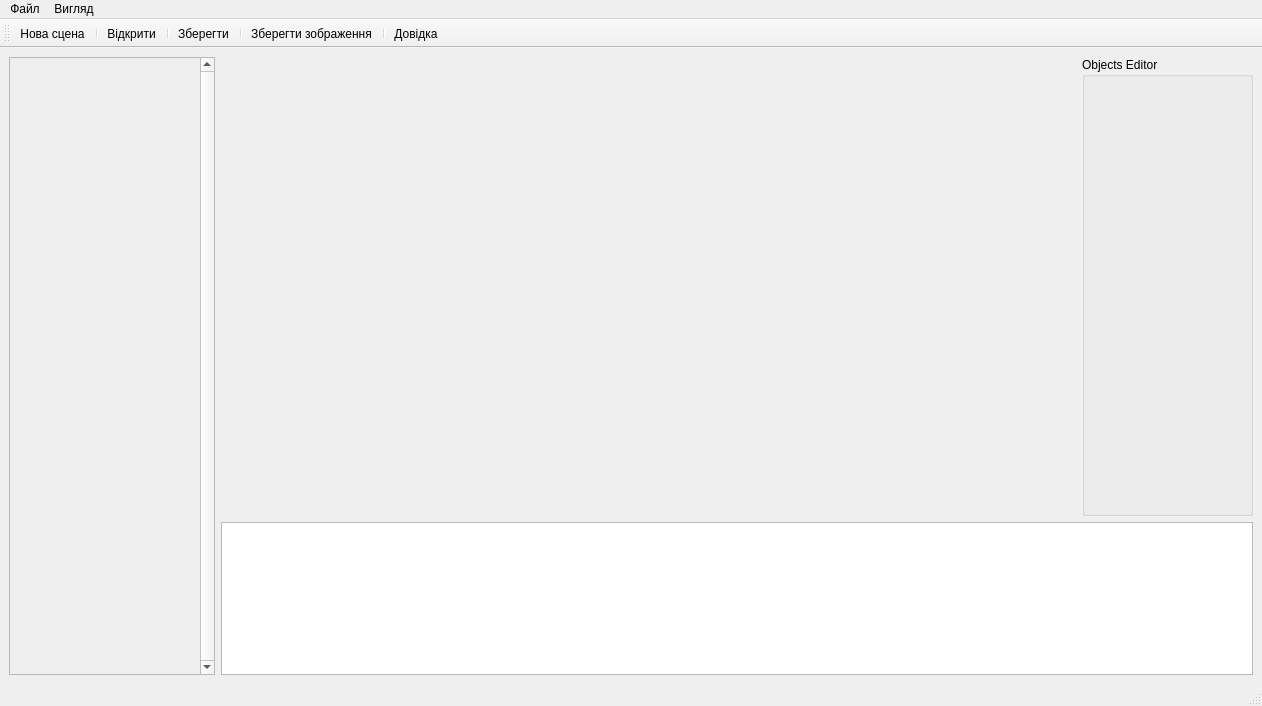
<?xml version="1.0" encoding="UTF-8"?>
<ui version="4.0">
 <class>MainWindow</class>
 <widget class="QMainWindow" name="MainWindow">
  <property name="geometry">
   <rect>
    <x>0</x>
    <y>0</y>
    <width>1262</width>
    <height>706</height>
   </rect>
  </property>
  <property name="cursor">
   <cursorShape>ArrowCursor</cursorShape>
  </property>
  <property name="windowTitle">
   <string>Surface View</string>
  </property>
  <property name="whatsThis">
   <string>&lt;html&gt;&lt;head/&gt;&lt;body&gt;&lt;p&gt;&lt;br/&gt;&lt;/p&gt;&lt;/body&gt;&lt;/html&gt;</string>
  </property>
  <property name="styleSheet">
   <string notr="true">font: 75 9pt &quot;MS Shell Dlg 2&quot;;
</string>
  </property>
  <property name="toolButtonStyle">
   <enum>Qt::ToolButtonIconOnly</enum>
  </property>
  <property name="animated">
   <bool>true</bool>
  </property>
  <property name="documentMode">
   <bool>false</bool>
  </property>
  <widget class="QWidget" name="centralwidget">
   <layout class="QHBoxLayout" name="horizontalLayout_2" stretch="1,5">
    <item>
     <widget class="QScrollArea" name="scrollArea">
      <property name="verticalScrollBarPolicy">
       <enum>Qt::ScrollBarAlwaysOn</enum>
      </property>
      <property name="sizeAdjustPolicy">
       <enum>QAbstractScrollArea::AdjustIgnored</enum>
      </property>
      <property name="widgetResizable">
       <bool>true</bool>
      </property>
      <property name="alignment">
       <set>Qt::AlignLeading|Qt::AlignLeft|Qt::AlignTop</set>
      </property>
      <widget class="QWidget" name="scrollAreaWidgetContents">
       <property name="geometry">
        <rect>
         <x>0</x>
         <y>0</y>
         <width>187</width>
         <height>613</height>
        </rect>
       </property>
      </widget>
     </widget>
    </item>
    <item>
     <layout class="QVBoxLayout" name="verticalLayout" stretch="3,1">
      <property name="bottomMargin">
       <number>0</number>
      </property>
      <item>
       <layout class="QHBoxLayout" name="horizontalLayout" stretch="5,1">
        <item>
         <widget class="QWidget" name="widget" native="true">
          <property name="cursor">
           <cursorShape>CrossCursor</cursorShape>
          </property>
          <property name="autoFillBackground">
           <bool>true</bool>
          </property>
         </widget>
        </item>
        <item>
         <widget class="QGroupBox" name="tools_box">
          <property name="autoFillBackground">
           <bool>true</bool>
          </property>
          <property name="title">
           <string>Objects Editor</string>
          </property>
          <property name="flat">
           <bool>false</bool>
          </property>
          <property name="checkable">
           <bool>false</bool>
          </property>
         </widget>
        </item>
       </layout>
      </item>
      <item>
       <widget class="QTextBrowser" name="textBrowser"/>
      </item>
     </layout>
    </item>
   </layout>
  </widget>
  <widget class="QStatusBar" name="statusBar"/>
  <widget class="QMenuBar" name="menuBar">
   <property name="geometry">
    <rect>
     <x>0</x>
     <y>0</y>
     <width>1262</width>
     <height>20</height>
    </rect>
   </property>
   <widget class="QMenu" name="menu">
    <property name="title">
     <string>Файл</string>
    </property>
    <addaction name="save"/>
    <addaction name="save_as"/>
    <addaction name="save_image"/>
    <addaction name="open"/>
    <addaction name="new_scene"/>
   </widget>
   <widget class="QMenu" name="menu_2">
    <property name="title">
     <string>Вигляд</string>
    </property>
    <addaction name="tools"/>
    <addaction name="console"/>
    <addaction name="settings"/>
   </widget>
   <addaction name="menu"/>
   <addaction name="menu_2"/>
  </widget>
  <widget class="QToolBar" name="toolBar">
   <property name="windowTitle">
    <string>toolBar_2</string>
   </property>
   <property name="autoFillBackground">
    <bool>false</bool>
   </property>
   <property name="movable">
    <bool>true</bool>
   </property>
   <attribute name="toolBarArea">
    <enum>TopToolBarArea</enum>
   </attribute>
   <attribute name="toolBarBreak">
    <bool>false</bool>
   </attribute>
   <addaction name="new_scene"/>
   <addaction name="separator"/>
   <addaction name="open"/>
   <addaction name="separator"/>
   <addaction name="save"/>
   <addaction name="separator"/>
   <addaction name="save_image"/>
   <addaction name="separator"/>
   <addaction name="help"/>
  </widget>
  <action name="open">
   <property name="icon">
    <iconset>
     <normaloff>../../assets/folder-horizontal-open.png</normaloff>../../assets/folder-horizontal-open.png</iconset>
   </property>
   <property name="text">
    <string>Відкрити</string>
   </property>
  </action>
  <action name="save_as">
   <property name="icon">
    <iconset>
     <normaloff>../../assets/disks-black.png</normaloff>../../assets/disks-black.png</iconset>
   </property>
   <property name="text">
    <string>Зберегти як...</string>
   </property>
  </action>
  <action name="tools">
   <property name="checkable">
    <bool>true</bool>
   </property>
   <property name="checked">
    <bool>true</bool>
   </property>
   <property name="enabled">
    <bool>true</bool>
   </property>
   <property name="icon">
    <iconset>
     <normaloff>../../assets/hammer.png</normaloff>../../assets/hammer.png</iconset>
   </property>
   <property name="text">
    <string>Інструменти</string>
   </property>
  </action>
  <action name="console">
   <property name="checkable">
    <bool>true</bool>
   </property>
   <property name="checked">
    <bool>true</bool>
   </property>
   <property name="enabled">
    <bool>true</bool>
   </property>
   <property name="icon">
    <iconset>
     <normaloff>../../assets/terminal.gif</normaloff>../../assets/terminal.gif</iconset>
   </property>
   <property name="text">
    <string>Консоль</string>
   </property>
  </action>
  <action name="save">
   <property name="icon">
    <iconset>
     <normaloff>../../assets/disk-black.png</normaloff>../../assets/disk-black.png</iconset>
   </property>
   <property name="text">
    <string>Зберегти</string>
   </property>
  </action>
  <action name="new_scene">
   <property name="icon">
    <iconset>
     <normaloff>../../assets/plus-circle.png</normaloff>../../assets/plus-circle.png</iconset>
   </property>
   <property name="text">
    <string>Нова сцена</string>
   </property>
  </action>
  <action name="save_image">
   <property name="icon">
    <iconset>
     <normaloff>../../assets/image.png</normaloff>../../assets/image.png</iconset>
   </property>
   <property name="text">
    <string>Зберегти зображення...</string>
   </property>
  </action>
  <action name="settings">
   <property name="icon">
    <iconset>
     <normaloff>../../assets/gear.png</normaloff>../../assets/gear.png</iconset>
   </property>
   <property name="text">
    <string>Налаштування</string>
   </property>
  </action>
  <action name="help">
   <property name="icon">
    <iconset>
     <normaloff>../../assets/question-mark.png</normaloff>../../assets/question-mark.png</iconset>
   </property>
   <property name="text">
    <string>Довідка</string>
   </property>
  </action>
 </widget>
 <resources/>
 <connections/>
</ui>
